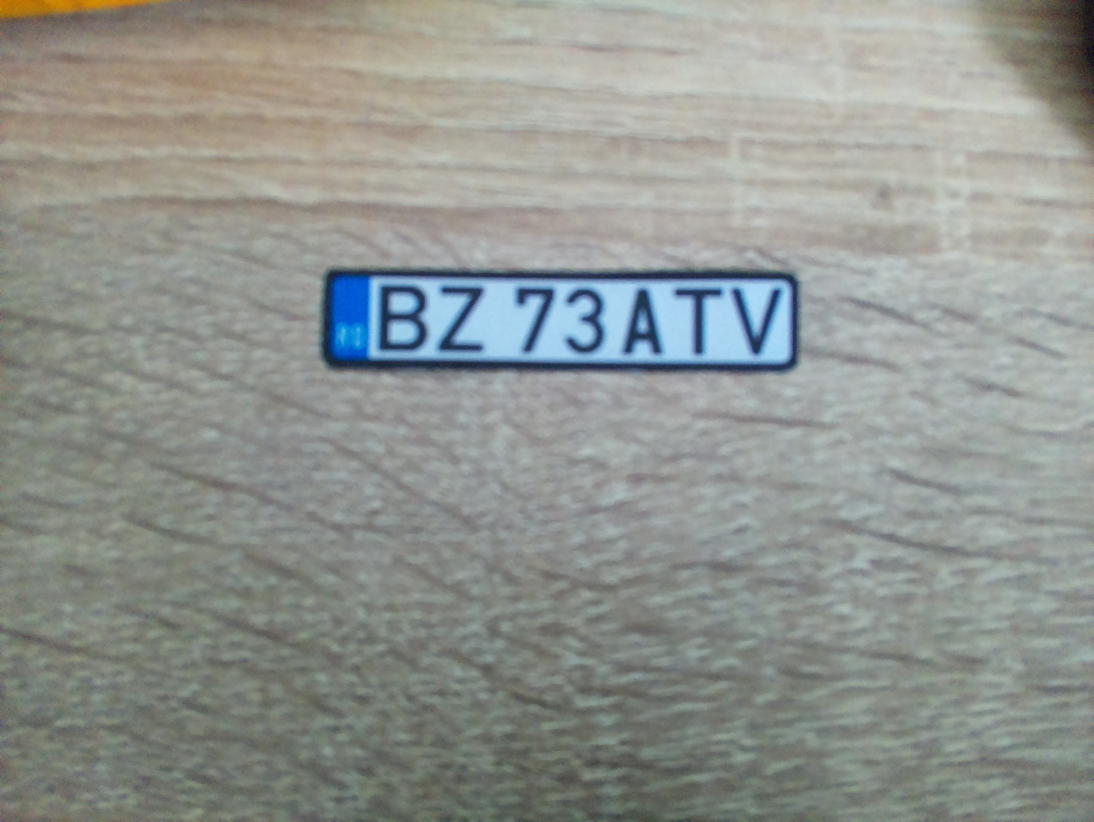
#> input picture src/photo.jpg, 3280 x 2464 px (shown at 1/3 size)
$ python main.py
#> lines starting #> are read from the running program, lines starting #| are printed output that depends on the picture; after the words box and inside, x2 and y2 are one past the last pixel; in counts of white or black regions, pixels touching at a corner belong together
import cv2
import imutils
import numpy as np
import pytesseract
import subprocess
from checkplates import check_license_plate

# ======= Utility Functions ========

def capture_photo(path='photo.jpg'):
#> called with path = 'photo.jpg'
    print("Capturing image...")
    subprocess.run(['libcamera-jpeg', '-o', path, '-t', '4000'], check=True)
#> (this line was passed over: subprocess is not available in this run)
    print("Image captured.")

def order_points(pts):
    rect = np.zeros((4, 2), dtype="float32")
    s = pts.sum(axis=1)
    rect[0] = pts[np.argmin(s)]     # top-left
    rect[2] = pts[np.argmax(s)]     # bottom-right
    diff = np.diff(pts, axis=1)
    rect[1] = pts[np.argmin(diff)]  # top-right
    rect[3] = pts[np.argmax(diff)]  # bottom-left
    return rect

def four_point_transform(image, pts):
    rect = order_points(pts)
    (tl, tr, br, bl) = rect
    widthA = np.linalg.norm(br - bl)
    widthB = np.linalg.norm(tr - tl)
    heightA = np.linalg.norm(tr - br)
    heightB = np.linalg.norm(tl - bl)
    maxWidth = max(int(widthA), int(widthB))
    maxHeight = max(int(heightA), int(heightB))
    dst = np.array([
        [0, 0],
        [maxWidth - 1, 0],
        [maxWidth - 1, maxHeight - 1],
        [0, maxHeight - 1]
    ], dtype="float32")
    M = cv2.getPerspectiveTransform(rect, dst)
    return cv2.warpPerspective(image, M, (maxWidth, maxHeight))

def unsharp_mask(image, kernel_size=(5, 5), sigma=2.0, amount=1.5, threshold=0):
    blurred = cv2.GaussianBlur(image, kernel_size, sigma)
    sharpened = float(amount + 1) * image - float(amount) * blurred
    sharpened = np.clip(sharpened, 0, 255).astype(np.uint8)
    if threshold > 0:
        low_contrast_mask = np.abs(image - blurred) < threshold
        np.copyto(sharpened, image, where=low_contrast_mask)
    return sharpened

# ============ Main Function ============

def detect_license_plate(image_path='photo.jpg'):
#> called with image_path = 'photo.jpg'
    img = cv2.imread(image_path)
#> img is the input picture: shape (2464, 3280, 3); mean B, G, R 143.7, 148.5, 144.2
    if img is None:
        print("Error: Image not found.")
        return

    img = cv2.resize(img, (620, 480))
#> img: shape (480, 620, 3)
    gray = cv2.cvtColor(img, cv2.COLOR_BGR2GRAY)
    gray = cv2.bilateralFilter(gray, 11, 17, 17)
    gray = unsharp_mask(gray)
#> in unsharp_mask, `sharpened = float(amount + 1) * image - float(amount) * blurred`:
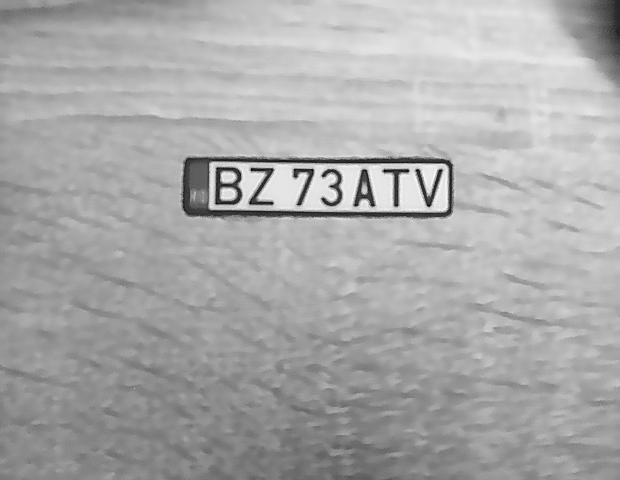
#> sharpened: shape (480, 620) float64; min -10, max 225.5, mean 146.6; drawn with min black and max white

    #show grayscale image
    cv2.imshow("GRAY", gray)
    cv2.waitKey(0)

    edged = cv2.Canny(gray, 30, 200)
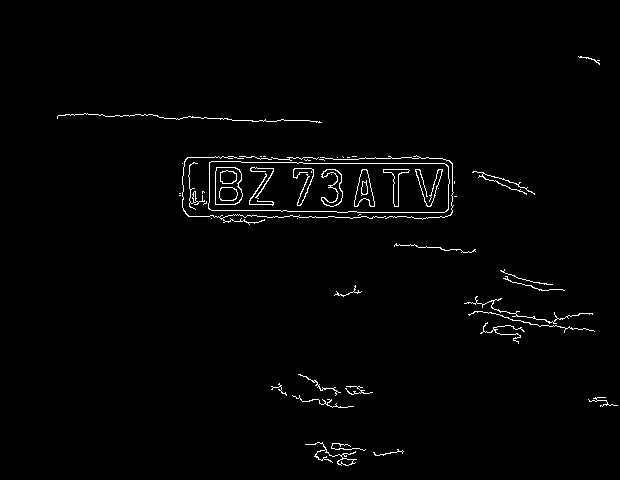
#> edged: shape (480, 620); 1.5% white in thin lines or dots, all inside (x1, y1, x2, y2) = (57, 56, 618, 466)

    #show edges
    cv2.imshow("edged", edged)
    cv2.waitKey(0)

    cnts = cv2.findContours(edged.copy(), cv2.RETR_TREE, cv2.CHAIN_APPROX_SIMPLE)
#> cnts = 69 contours, 41 with area under 20; largest, box (x1, y1, x2, y2) and area: (208, 161, 450, 213) 11619, (208, 161, 450, 213) 11612, (215, 167, 243, 205) 918, (215, 167, 243, 205) 900, (354, 169, 375, 207) 423
    cnts = imutils.grab_contours(cnts)
    cnts = sorted(cnts, key=cv2.contourArea, reverse=True)[:10]
#> cnts = 10 contours; largest, box (x1, y1, x2, y2) and area: (208, 161, 450, 213) 11619, (208, 161, 450, 213) 11612, (215, 167, 243, 205) 918, (215, 167, 243, 205) 900, (354, 169, 375, 207) 423
    screenCnt = None

    for c in cnts:
        peri = cv2.arcLength(c, True)
        approx = cv2.approxPolyDP(c, 0.018 * peri, True)
        if len(approx) == 4:
            screenCnt = approx
            break
#> this loop made 1 pass
#> (peri, screenCnt) on pass 1: (577.1, [[209, 162], [211, 210], [448, 209], [444, 163]])

    if screenCnt is None:
        print("No license plate detected.")
        return

    #show contours
    cv2.drawContours(img, [screenCnt], -1, (0, 255, 0), 3)
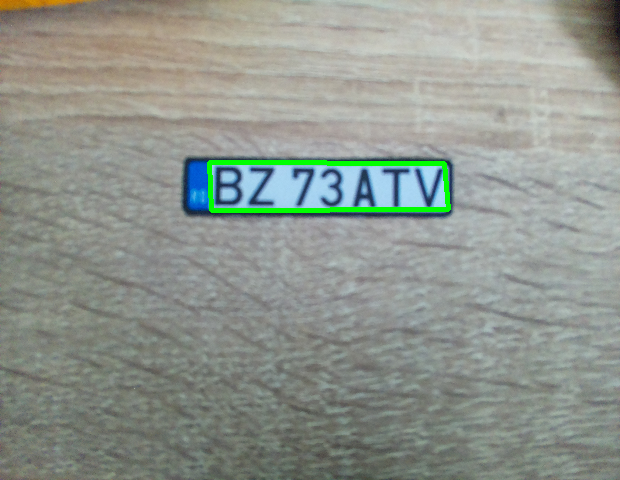
#> img: shape (480, 620, 3); mean B, G, R 142, 149.5, 143.1
    cv2.imshow("Contours", img)
    cv2.waitKey(0)

    warped = four_point_transform(img, screenCnt.reshape(4, 2))
#> in order_points, `s = pts.sum(axis=1)`: s = [371, 421, 657, 607]
#> in order_points, `diff = np.diff(pts, axis=1)`: diff = [-47, -1, -239, -281]
#> in four_point_transform, `rect = order_points(pts)`: rect = [[209, 162], [444, 163], [448, 209], [211, 210]]
#> in four_point_transform, `(tl, tr, br, bl) = rect`: tl = [209, 162]; tr = [444, 163]; br = [448, 209]; bl = [211, 210]
#> in four_point_transform, `widthA = np.linalg.norm(br - bl)`: widthA = 237
#> in four_point_transform, `widthB = np.linalg.norm(tr - tl)`: widthB = 235
#> in four_point_transform, `heightA = np.linalg.norm(tr - br)`: heightA = 46.17
#> in four_point_transform, `heightB = np.linalg.norm(tl - bl)`: heightB = 48.04
#> in four_point_transform, `maxWidth = max(int(widthA), int(widthB))`: maxWidth = 237
#> in four_point_transform, `maxHeight = max(int(heightA), int(heightB))`: maxHeight = 48
#> in four_point_transform, `dst = np.array([ [0, 0], [maxWidth - 1, 0], [maxWidth - 1, maxHeight -..`: dst = [[0, 0], [236, 0], [236, 47], [0, 47]]
#> in four_point_transform, `M = cv2.getPerspectiveTransform(rect, dst)`: M = [[0.958, -0.0399, -193.8], [-0.00419, 0.984, -158.5], [-0.000177, 0.000199, 1]]
#> in four_point_transform, `return cv2.warpPerspective(image, M, (maxWidth, maxHeight))`:
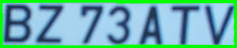
#> returned value: shape (48, 237, 3); mean of channels 0, 1, 2 169.3, 178.2, 105.3; drawn as B, G, R
    gray_plate = cv2.cvtColor(warped, cv2.COLOR_BGR2GRAY)
    gray_plate = unsharp_mask(gray_plate)
#> call 2 of unsharp_mask, with kernel_size = (5, 5), sigma = 2, amount = 1.5, threshold = 0
#> in unsharp_mask (call 2), `blurred = cv2.GaussianBlur(image, kernel_size, sigma)`:
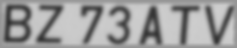
#> blurred: shape (48, 237); min 51, max 207, mean 155.4
#> in unsharp_mask (call 2), `sharpened = float(amount + 1) * image - float(amount) * blurred`:
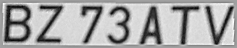
#> sharpened: shape (48, 237) float64; min -2.5, max 238.5, mean 155.4; drawn with min black and max white
    _, plate_thresh = cv2.threshold(gray_plate, 0, 255, cv2.THRESH_BINARY + cv2.THRESH_OTSU)
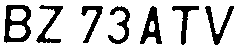
#> plate_thresh: shape (48, 237); 78.5% white; 7 black regions, largest, box (x1, y1, x2, y2) and area: (4, 5, 31, 43) 531, (140, 6, 162, 44) 388, (205, 6, 234, 45) 334

    config = '--psm 8 -c tessedit_char_whitelist=ABCDEFGHIJKLMNOPQRSTUVWXYZ0123456789'
    text = pytesseract.image_to_string(plate_thresh, config=config)
    plate = text.strip().upper().replace(" ", "")

    print(f"\nDetected Plate: {plate}")

    if check_license_plate(plate):
        print("Permission Granted (valid plate)")
    else:
        print("Permission Denied (invalid plate)")

# ============ Entry Point ============

if __name__ == "__main__":
    capture_photo()
    detect_license_plate()
#> (the call stopped at in detect_license_plate, `text = pytesseract.image_to_string(plate_thresh, config=config)`: pytesseract is not available in this run)
